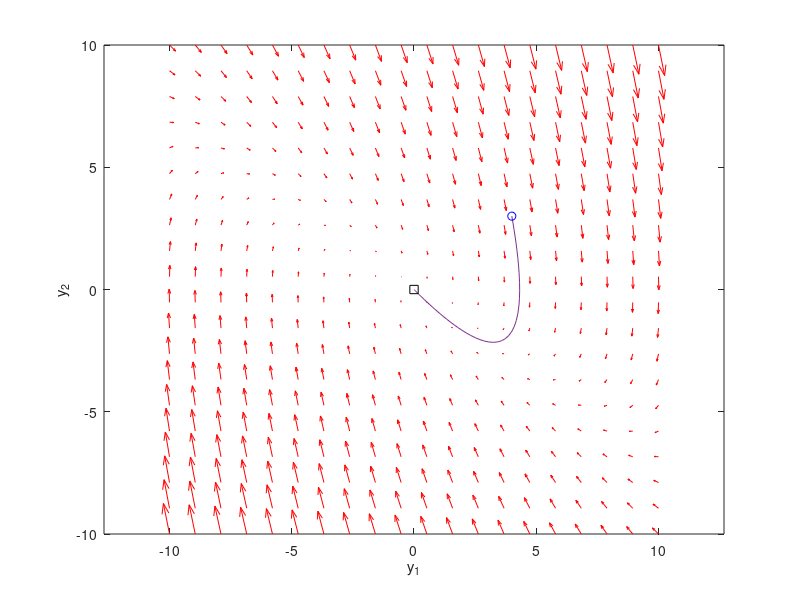

The MATLAB script that drew this image:
clear all; close all; clc;
% 10/23/20
% i stole most of this code from here: http://matlab.cheme.cmu.edu/2011/08/09/phase-portraits-of-a-system-of-odes/

f = @(t,Y) [Y(2); -2*Y(1)-3*Y(2)];

y1 = linspace(-10,10,20);
y2 = linspace(-10,10,20);

% creates two matrices one for all the x-values on the grid, and one for
% all the y-values on the grid. Note that x and y are matrices of the same
% size and shape, in this case 20 rows and 20 columns
[x,y] = meshgrid(y1,y2);
size(x);
size(y);

u = zeros(size(x));
v = zeros(size(x));

% we can use a single loop over each element to compute the derivatives at
% each point (y1, y2)
t=0; % we want the derivatives at each point at t=0, i.e. the starting time
for i = 1:numel(x)
    Yprime = f(t,[x(i); y(i)]);
    u(i) = Yprime(1);
    v(i) = Yprime(2);
end

quiver(x,y,u,v,'r'); figure(gcf)
xlabel('y_1')
ylabel('y_2')
axis tight equal;

y10=4;
hold on
for y20 = [3]
    [ts,ys] = ode45(f,[0,10],[y10;y20]);
    plot(ys(:,1),ys(:,2))
    plot(ys(1,1),ys(1,2),'bo') % starting point
    plot(ys(end,1),ys(end,2),'ks') % ending point
end
hold off

'done'


% categories: ODEs
% tags: math
% credit for most of this code: http://matlab.cheme.cmu.edu/2011/08/09/phase-portraits-of-a-system-of-odes/